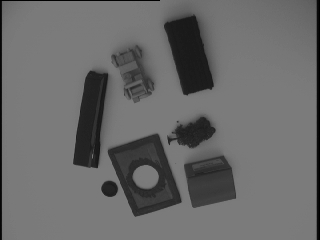
%> input picture Simple Object Recognition System/reg3.jpg, 320 x 240 px
$ octave --eval "objectRecog('reg3.jpg');"   (GNU Octave 9; MATLAB toolbox functions it lacks are replaced by stand-ins)
%> lines starting %> are read from the running program, lines starting %| are printed output that depends on the picture; in (x1, y1, x2, y2) boxes, pixels count from 0 and x2, y2 are one past the last pixel; in counts of white or black regions, pixels touching at a corner belong together; the program's own positions count from 1
### Simple Object Recognition System/otsuMethod.m
function [level] = otsuMethod(intensities)
    wb=0;
    mb=0;
    wf=0;
    mf=0;
    v=0;
    level=0;
    min=10^6;
    dotProd = dot((0:255),intensities);
    sum1 = sum(intensities);
    for i=1:256
        vf=0;
        vb=0;
        mb = wb*mb+(i-1)*intensities(i);
        wb = (wb+intensities(i));
        mb=mb/wb;
        for j=1:i
            vb = vb + (j-1-mb)^2*intensities(j);
        end
        vb = vb/wb;
        wf = sum1-wb;
        if (wb == 0 || wf == 0)
            continue;
        end
        mf = (dotProd-mb*wb)/wf;
        for j=i+1:256
            vf = vf + (j-mf-1)^2*intensities(j);
        end
        vf = vf/wf;
        v=(wb*vb+wf*vf)/dotProd;

        if v<min
            level=i;
            min=v;
        end
    end
end

### Simple Object Recognition System/objectRecog.m
function objectRecog(img)
%> called with img = 'reg3.jpg'
    set(0,'RecursionLimit',15000)
    I = imread(img);
%> I is the input picture: size 240x320 uint8; min 0, max 128, mean 105.9
    [row,col]=size(I);
%> row = 240; col = 320
    intensity = zeros(256,1);
    for i=1:row
        for j=1:col
            intensity(I(i,j)+1) = intensity(I(i,j)+1) + 1;
        end
    end
%> after the loop, intensity = 256 values, max 32334 at index 124, min 0 at index 3, mean 300
    bar(intensity),title('Histogram of Image');
%> after `title('Histogram of Image')`:
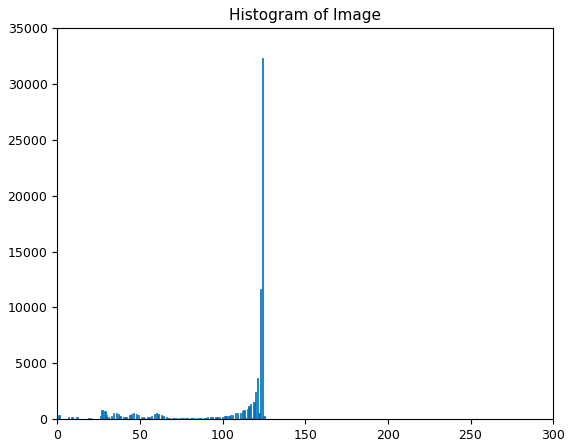
%> figure redrawn from the program's plot data; tallest bar 32334 high, from x = 123.6 to 124.4
    %Thresholding
    level = otsuMethod(intensity);
%> in otsuMethod, `dotProd = dot((0:255),intensities);`: dotProd = 8129918
%> in otsuMethod, `sum1 = sum(intensities);`: sum1 = 76800
%> the loop in otsuMethod, `for i=1:256` made 256 passes
%> (mb, wb, vb, wf, mf, vf, v, min) on passes 1, 2, 6, 7, 8, 9, 10, 11, 12, 13, 16, 17: (0, 388, 0, 76412, 106.4, 927, 8.71, 8.71), (0.03, 400, 0.0291, 76400, 106.4, 925.4, 8.7, 8.7), (0.21, 415, 0.889, 76385, 106.4, 923.6, 8.68, 8.68), (2.2, 633, 8.15, 76167, 106.7, 897.3, 8.41, 8.41), (2.36, 654, 8.61, 76146, 106.7, 894.8, 8.38, 8.38), (3.79, 876, 12.45, 75924, 107, 868.8, 8.12, 8.12), (3.82, 882, 12.55, 75918, 107, 868.1, 8.11, 8.11), (4.15, 932, 13.81, 75868, 107.1, 862.5, 8.05, 8.05), (5.27, 1114, 17.96, 75686, 107.3, 842.3, 7.84, 7.84), (5.3, 1119, 18.08, 75681, 107.3, 841.8, 7.84, 7.84), (5.31, 1120, 18.15, 75680, 107.3, 841.6, 7.84, 7.84), (5.32, 1121, 18.23, 75679, 107.3, 841.6, 7.84, 7.84)
%> (mb, wb, vb, wf, mf, vf, v) on passes 3, 4, 5, 14, 15: (0.03, 400, 0.0291, 76400, 106.4, 925.4, 8.7), (0.03, 400, 0.0291, 76400, 106.4, 925.4, 8.7), (0.03, 400, 0.0291, 76400, 106.4, 925.4, 8.7), (5.3, 1119, 18.08, 75681, 107.3, 841.8, 7.84), (5.3, 1119, 18.08, 75681, 107.3, 841.8, 7.84)
%> after the loop in otsuMethod, `for i=1:256`: level = 81; mb = 105.9; min = 0.926; wb = 76800
%> level = 81
    I(find(I(:)<level))=0;
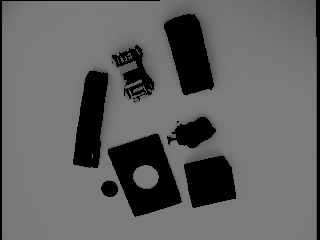
%> I: size 240x320 uint8; 17.19% of pixels changed, all inside (x1, y1, x2, y2) = (0, 0, 320, 240)
    I(find(I(:)>=level))=1;
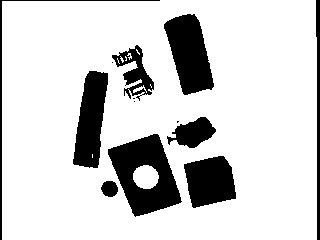
%> I: size 240x320 uint8; values 0 (black) and 1 (white), 82.3% white; 13 black regions (4 under 20 px), largest, box (x1, y1, x2, y2) and area: (108, 134, 182, 217) 3339, (164, 14, 214, 95) 2583, (73, 71, 108, 168) 2259
    I=mat2gray(I);
    figure;
    imshow(I),title('Thresholded Image');
    orgImg = I;

    %Floodfilling
    %Calculate MBR, area, centroid during this process
    regions = {};
    k=1;
    for i= 1:row
        for j=1:col
            if I(i,j)==0
                k=1+k;
                [I,minX,maxX,minY,maxY,area,centX,centY]=floodFill(I,i,j,row,col,k,col,0,row,0,0,0,0);
                centX = centX/area;
                centY = centY/area;
                tempImage = ones(row,col);
                tempImage(find(I(:)==k))=0;
                regions{k-1,1}=tempImage;
                regions{k-1,2} = minX;
                regions{k-1,3} = maxX;
                regions{k-1,4} = minY;
                regions{k-1,5} = maxY;
                regions{k-1,6} = area;
                regions{k-1,7} = centX;
                regions{k-1,8} = centY;
            end
        end
    end
%> the run ends on the next line
    fileID = fopen('output.txt','w');
    %display only the relevant connected components
    for t=3:k-1
        regions{t,9} = perimeter(mat2gray(regions{t,1}),regions{t,2},regions{t,4});
        tmp = ones(row+2,col+2);
        tmp(2:row+1,2:col+1) = mat2gray(regions{t,1});
        [regions{t,10},regions{t,11}] = holes(tmp(regions{t,4}:regions{t,5}+2,regions{t,2}:regions{t,3}+2));
        regions{t,12} = regions{t,9}^2/regions{t,6};
        imwrite(regions{t,1}, sprintf('REGION %d.png',t-2));
        %imshow(regions{t,1}),title(sprintf('REGION %d',t-2));
        fprintf(fileID,'REGION %d\n',t-2);
        fprintf(fileID,'MBR coordinates = (%d,%d) (%d,%d) (%d,%d) (%d,%d) \n',regions{t,4},...
            regions{t,2},regions{t,4},regions{t,3},regions{t,5},regions{t,3},regions{t,5},regions{t,2});
        fprintf(fileID,'Area = %d \ncentroidX = %d centroidY = %d \nPerimeter = %d \nElongation = %d \nNumber of Holes = %d\n',...
            regions{t,6},regions{t,7},regions{t,8},regions{t,9},regions{t,12},regions{t,10});
        fprintf(fileID,'Holes Area = %d ',regions{t,11});
        fprintf(fileID,'\n\n');
    end
    fclose(fileID);
    figure;
    imshow(orgImg);
    for t=3:k-1
        hold on;
        plot(regions{t,7},regions{t,8},'o','Color','r');
        plot([regions{t,2} regions{t,3} regions{t,3} regions{t,2} regions{t,2}],...
            [regions{t,4} regions{t,4} regions{t,5} regions{t,5} regions{t,4}],'LineWidth',3,'Color','r');
    end
end
